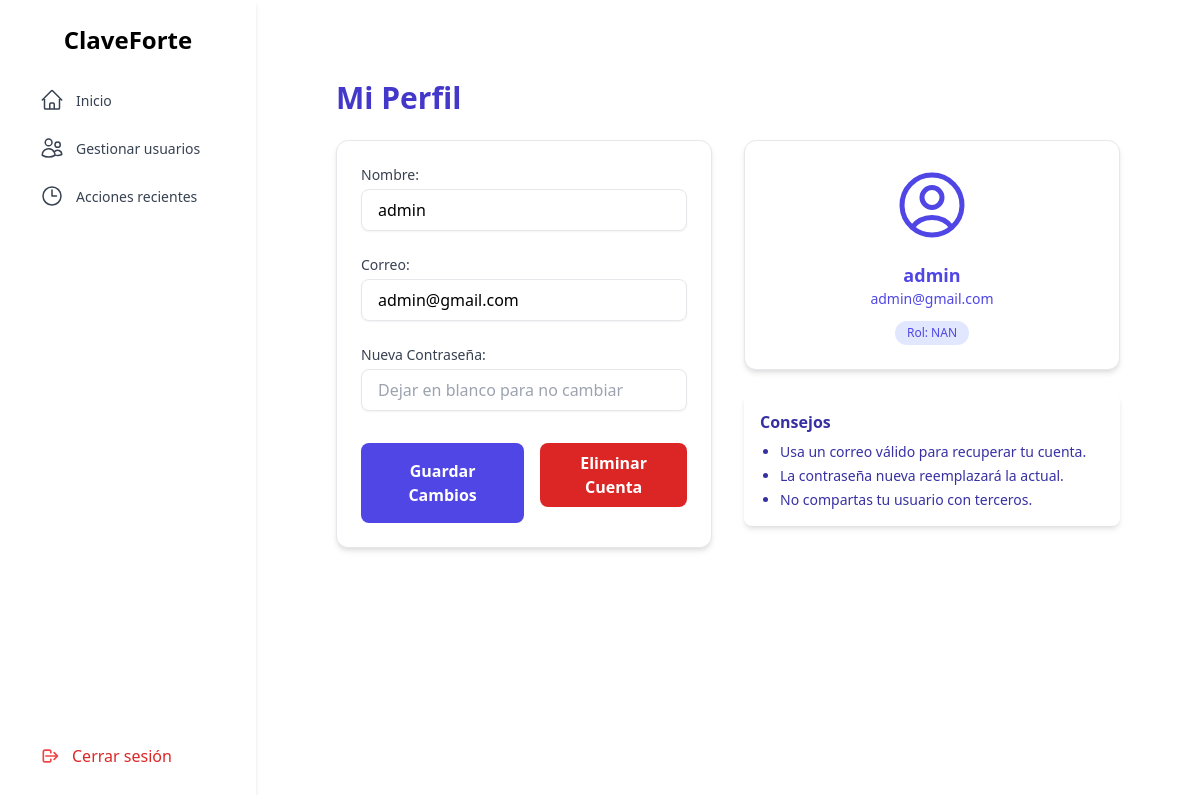
Screenshot of /profile (signed in) with the database file from the repository.
### tables this page shows
CREATE TABLE Users (
        id_usr       INTEGER PRIMARY KEY AUTOINCREMENT,
        usr_name     TEXT NOT NULL,
        usr_mail     TEXT NOT NULL UNIQUE,
        usr_pass     TEXT NOT NULL,       -- Contraseña principal (hash)
        secret_pass  TEXT,                -- Contraseña para compartir (hash)
        last_login   TEXT,                -- Fecha en formato ISO
        id_rol       INTEGER NOT NULL,
        FOREIGN KEY (id_rol) REFERENCES Roles(id_rol)
    );

### app.py (the view, shortened to what this page needs)
@app.route('/profile', methods=['GET', 'POST'])
def perfil():
    if 'usuario_id' not in session:
        return redirect(url_for('login'))
    rol = session.get('usuario_rol')
    usuario_id = session['usuario_id']
    conn = sqlite3.connect('instance/ClaveForte.db')
    conn.row_factory = sqlite3.Row
    cur = conn.cursor()
    cur.execute("SELECT usr_name, usr_mail, id_rol FROM Users WHERE id_usr = ?", (usuario_id,))
    datos = cur.fetchone()
    conn.close()
    return render_template('/profile/profile.html',
                           usr_rol=rol,
                           usuario=datos)

### templates/profile/profile.html (shortened to what this page needs)
{% extends 'layout.html' %}
{% block content %}
<div class="flex-1 p-10">
    <h2 class="text-3xl font-bold text-indigo-700 mb-6">Mi Perfil</h2>
    <div class="grid grid-cols-1 md:grid-cols-2 gap-8">
        <form method="POST" action="{{ url_for('perfil') }}"
              class="bg-white p-6 rounded-xl shadow-md border border-gray-200 space-y-6">
            <div>
                <label for="nombre" class="block text-sm font-medium text-gray-700 mb-1">Nombre:</label>
                <input type="text" id="nombre" name="nombre" value="{{ usuario['usr_name'] }}" required
                       class="w-full px-4 py-2 border rounded-lg shadow-sm focus:outline-none focus:ring-2 focus:ring-indigo-500 focus:border-transparent">
            </div>
            <div>
                <label for="correo" class="block text-sm font-medium text-gray-700 mb-1">Correo:</label>
                <input type="email" id="correo" name="correo" value="{{ usuario['usr_mail'] }}" required
                       class="w-full px-4 py-2 border rounded-lg shadow-sm focus:outline-none focus:ring-2 focus:ring-indigo-500 focus:border-transparent">
            </div>
            <div>
                <label for="password" class="block text-sm font-medium text-gray-700 mb-1">Nueva Contraseña:</label>
                <input type="password" id="password" name="password"
                       class="w-full px-4 py-2 border rounded-lg shadow-sm focus:outline-none focus:ring-2 focus:ring-indigo-500 focus:border-transparent"
                       placeholder="Dejar en blanco para no cambiar">
            </div>
            <div class="flex justify-end gap-4 pt-2">
                <form method="POST" action="{{ url_for('perfil') }}">
                    <button type="submit"
                            class="bg-indigo-600 text-white px-6 py-2 rounded-lg hover:bg-indigo-700 transition font-semibold">
                        Guardar Cambios
                    </button>
                </form>
                <form method="POST" action="{{ url_for('eliminar_cuenta') }}"
                    onsubmit="return confirm('¿Deseas eliminar tu cuenta? Esta acción no se puede deshacer.')">
                    <button type="submit"
                            class="bg-red-600 text-white px-6 py-2 rounded-lg hover:bg-red-700 transition font-semibold">
                        Eliminar Cuenta
                    </button>
                </form>
            </div>
        </form>
        <div class="space-y-6">
            <div class="bg-white border border-gray-200 rounded-xl p-6 shadow-md text-center">
                <div class="mb-4 flex justify-center">
                </div>
                <h3 class="text-lg font-semibold text-indigo-600">{{ usuario['usr_name'] }}</h3>
                <p class="text-sm text-indigo-600">{{ usuario['usr_mail'] }}</p>
                <span class="inline-block mt-3 px-3 py-1 text-xs bg-indigo-100 text-indigo-600 rounded-full">
                    Rol: {{ 'usuario' if usuario['id_rol'] == 2 else 'NAN' }}
                </span>
            </div>
            <div class="bg-white text-indigo-800 p-4 rounded-lg shadow-md">
                <h3 class="font-semibold mb-2">Consejos</h3>
                <ul class="list-disc pl-5 text-sm space-y-1">
                    <li>Usa un correo válido para recuperar tu cuenta.</li>
                    <li>La contraseña nueva reemplazará la actual.</li>
                    <li>No compartas tu usuario con terceros.</li>
                </ul>
            </div>
        </div>
    </div>
</div>
{% endblock %}

### rows the page displays
Users: nombre "admin", correo "admin@gmail.com", usr_name "admin", usr_mail "admin@gmail.com"

### other values shown
{{ 'usuario' if usuario['id_rol'] == 2 else 'NAN' }} "NAN"
